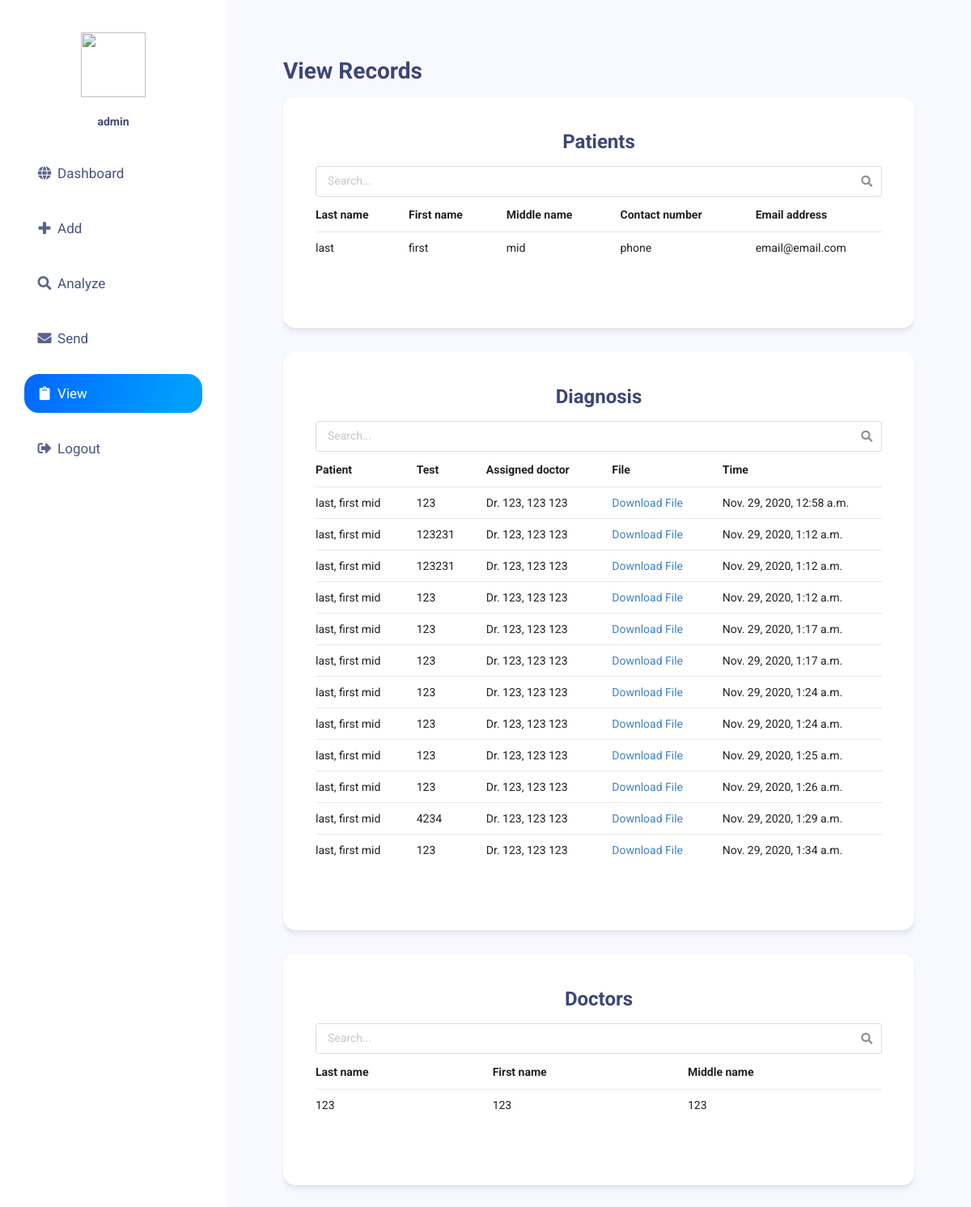
The page /view (signed in) on the database as committed earlier.
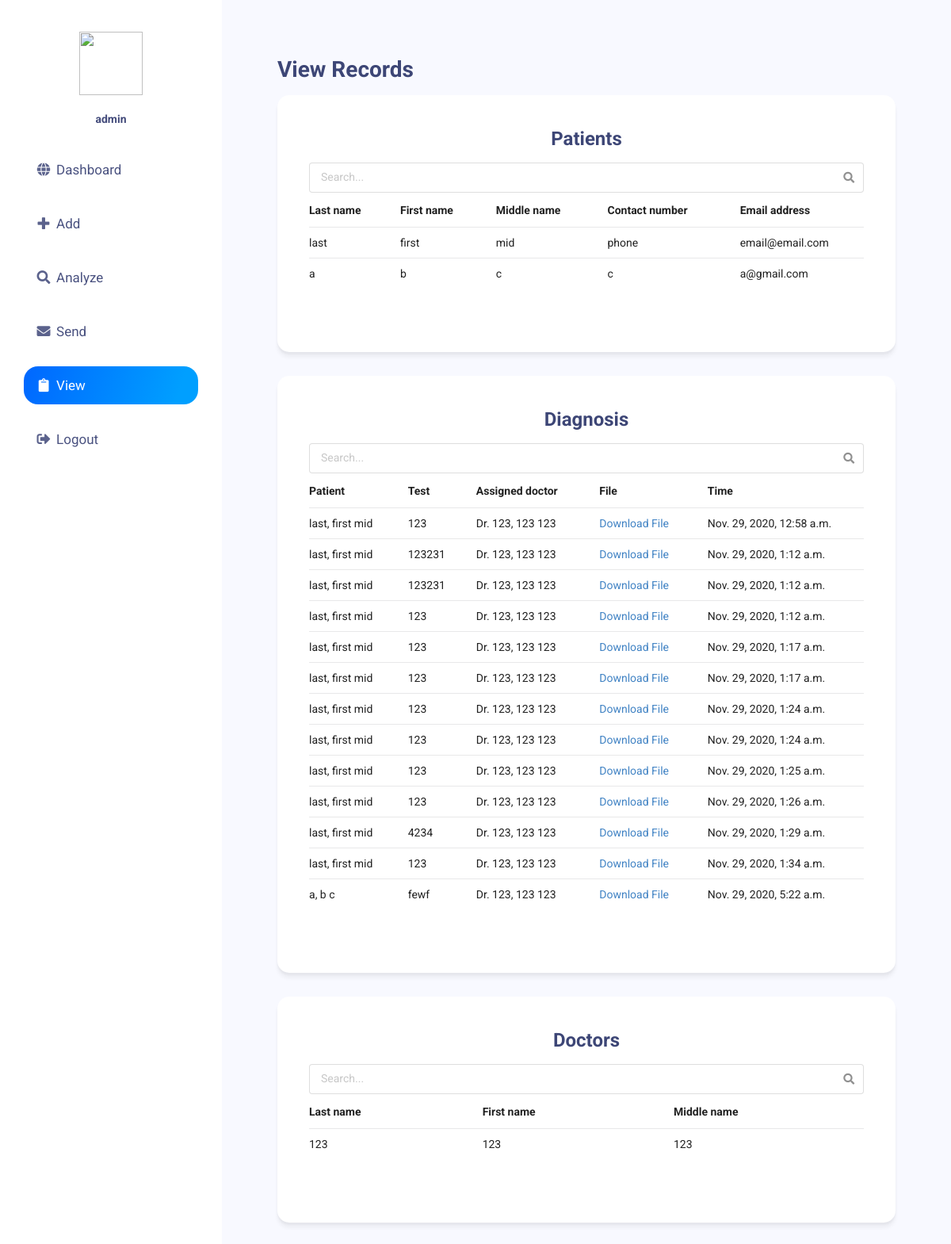
The same page on the database as committed later.
### app/models.py (models this page shows, shortened)
class Patient(models.Model):
	lastname = models.CharField(max_length=100)
	firstname = models.CharField(max_length=100)
	middlename = models.CharField(max_length=100)
	phone = models.CharField(max_length=20)
	email = models.EmailField()

class Record(models.Model):
	patient = models.ForeignKey(Patient, on_delete=models.CASCADE)
	doctor = models.ForeignKey(Doctor, on_delete=models.CASCADE)
	test = models.CharField(max_length=100)
	file_path = models.FileField(upload_to = make_file_path_name)
	notes = models.TextField()
	result = models.CharField(max_length=100)
	time = models.DateTimeField()

class Doctor(models.Model):
	user = models.ForeignKey(User, on_delete=models.CASCADE)
	lastname = models.CharField(max_length=100)
	firstname = models.CharField(max_length=100)
	middlename = models.CharField(max_length=100)
	def __str__(self):
		return f'Dr. {self.lastname}, {self.firstname} {self.middlename}'

### app/views.py (the view)
# urls.py: path('view', views.view, name='view'),
@login_required
def view(request):
	print(request.user.id)
	doctors = Doctor.objects.filter(user__id=request.user.id)
	doctor_pks = list(doctors.values_list('id', flat=True).distinct())
	records = Record.objects.filter(doctor__in=doctor_pks)
	patient_pks = list(records.values_list('patient__id', flat=True).distinct())
	patients = Patient.objects.filter(id__in=patient_pks)
	return render(request, 'app/view.html', {'title':' - View Records', 'active':'View', 'doctors':doctors, 'records':records, 'patients':patients})

### app/templates/app/view.html (shortened to what this page needs)
{% extends 'app/app-base.html' %}
{% block content %}
<h1>View Records</h1>
<div class='ui segment'>
  <h2 style="text-align: center;">Patients</h2>
  <div class="ui fluid icon input">
    <input type="text" id='patients' placeholder="Search...">
  </div>
  <table class="ui very basic table stackable">
    <thead>
      <tr>
        <th>Last name</th>
        <th>First name</th>
        <th>Middle name</th>
        <th>Contact number</th>
        <th>Email address</th>
      </tr>
    </thead>
    <tbody id='tbpatients'>
      {% for patient in patients %}
        <tr>
          <td>{{patient.lastname}}</td>
          <td>{{patient.firstname}}</td>
          <td>{{patient.middlename}}</td>
          <td>{{patient.phone}}</td>
          <td>{{patient.email}}</td>
        </tr>
	    {% endfor %}
    </tbody>
  </table>
</div>
<div class='ui segment'>
  <h2 style="text-align: center;">Diagnosis</h2>
  <div class="ui fluid icon input">
    <input type="text" id='records' placeholder="Search...">
  </div>
  <table class="ui very basic table stackable">
    <thead>
      <tr>
        <th>Patient</th>
        <th>Test</th>
        <th>Assigned doctor</th>
        <th>File</th>
        <th>Time</th>
      </tr>
    </thead>
    <tbody id='tbrecords'>
      {% for record in records %}
        <tr>
          <td>{{record.patient.lastname}}, {{record.patient.firstname}} {{record.patient.middlename}}</td>
          <td>{{record.test}}</td>
          <td>{{record.doctor}}</td>
          <td><a href='/download?path={{record.file_path}}'>Download File</a></td>
          <td>{{record.time}}</td>
        </tr>
	    {% endfor %}
    </tbody>
  </table>
</div>
<div class='ui segment'>
  <h2 style="text-align: center;">Doctors</h2>
  <div class="ui fluid icon input">
    <input type="text" id='doctors' placeholder="Search...">
  </div>
  <table class="ui very basic table stackable">
    <thead>
      <tr>
        <th>Last name</th>
        <th>First name</th>
        <th>Middle name</th>
      </tr>
    </thead>
    <tbody id='tbdoctors'>
      {% for doctor in doctors %}
        <tr>
          <td>{{doctor.lastname}}</td>
          <td>{{doctor.firstname}}</td>
          <td>{{doctor.middlename}}</td>
        </tr>
	    {% endfor %}
    </tbody>
  </table>
</div>
{% endblock %}

Rows that differ between the two databases and show on the page:
now on this page (row unchanged): Patient: lastname "a", firstname "b", middlename "c", phone "c", email "a@gmail.com"
added Record: patient.lastname "a", patient.firstname "b", patient.middlename "c", test "fewf", doctor "Dr. 123, 123 123", time "Nov. 29, 2020, 5:22 a.m."
